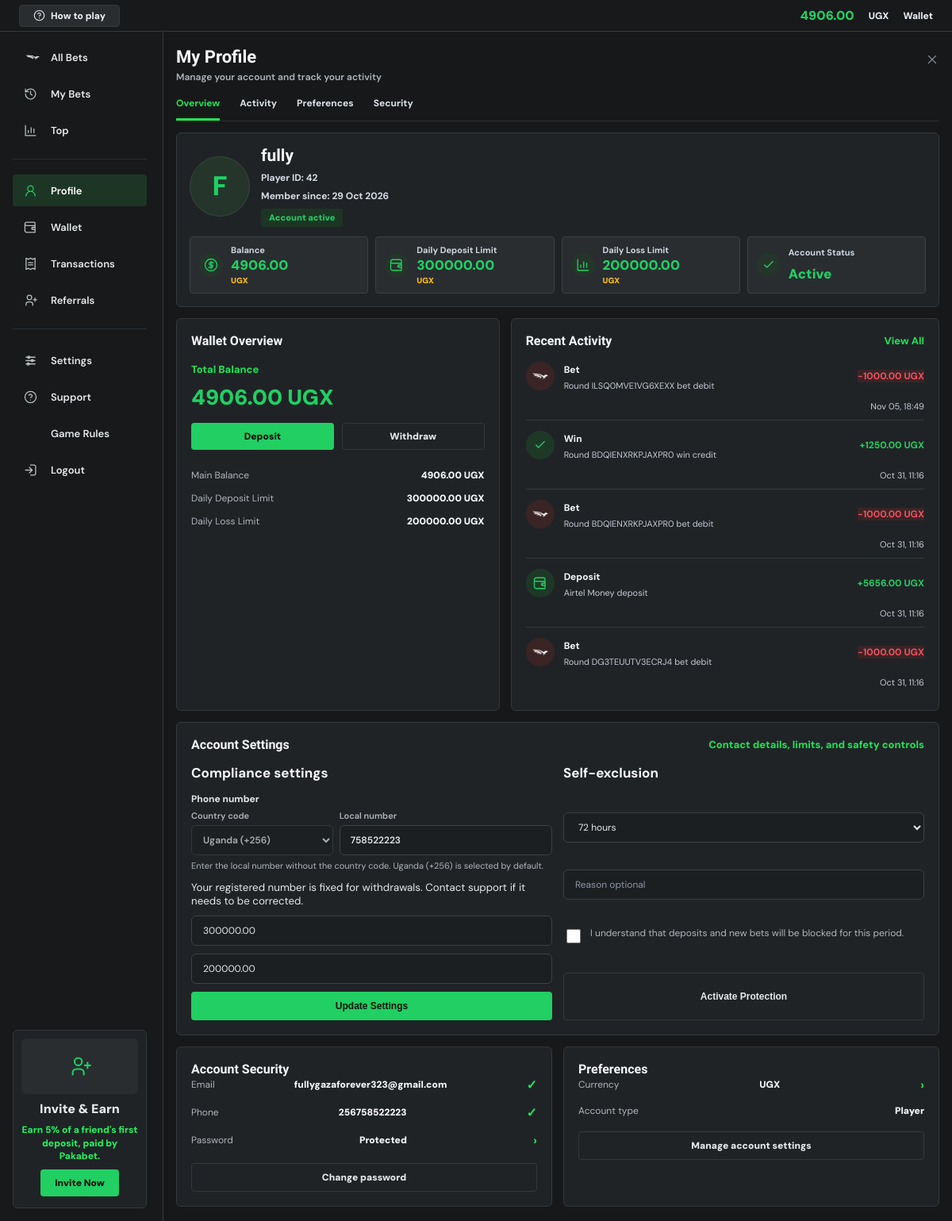
The page /profile/ (signed in) on the database as committed earlier.
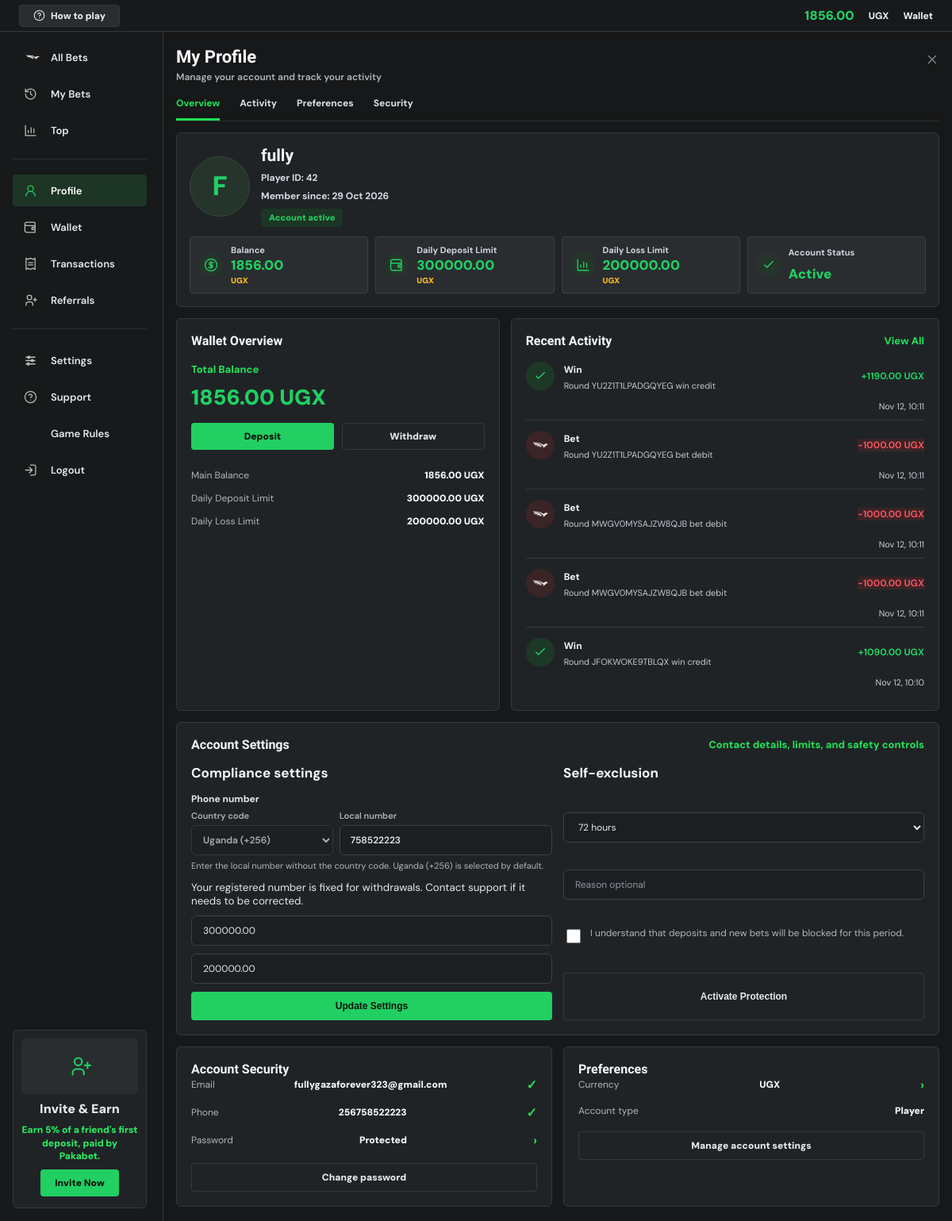
The same page on the database as committed later.
### core/models.py (models this page shows, shortened)
class Profile(models.Model):
    user = models.OneToOneField(User, on_delete=models.CASCADE)
    referral_code = models.UUIDField(default=uuid.uuid4, unique=True, editable=False)
    client_seed = models.CharField(max_length=128, default=generate_client_seed)
    balance = models.DecimalField(max_digits=12, decimal_places=2, default=0)
    currency = models.CharField(max_length=3, default='UGX')
    phone_number = models.CharField(max_length=20, blank=True)
    daily_deposit_limit = models.DecimalField(
        max_digits=12,
        decimal_places=2,
        default=300000,
        validators=[MinValueValidator(Decimal('500.00')), MaxValueValidator(Decimal('10000000.00'))],
    )
    daily_loss_limit = models.DecimalField(max_digits=12, decimal_places=2, default=200000)
    ACCOUNT_STATUS_CHOICES = [
        ('active', 'Active'),
        ('locked', 'Locked'),
        ('banned', 'Banned'),
        ('anonymized', 'Anonymized'),
    ]
    account_status = models.CharField(max_length=12, choices=ACCOUNT_STATUS_CHOICES, default='active')
    account_note = models.CharField(max_length=255, blank=True)
    created_at = models.DateTimeField(auto_now_add=True)

class Transaction(models.Model):
    TRANSACTION_TYPES = [
        ('deposit', 'Deposit'),
        ('withdraw', 'Withdraw'),
        ('bet', 'Bet Debit'),
        ('win', 'Win Credit'),
        ('refund', 'Refund'),
        ('bonus', 'Bonus'),
    ]
    STATUS_CHOICES = [
        ('completed', 'Completed'),
        ('pending', 'Pending'),
        ('failed', 'Failed'),
    ]
    user = models.ForeignKey(User, on_delete=models.CASCADE, related_name='transactions')
    transaction_type = models.CharField(max_length=20, choices=TRANSACTION_TYPES)
    amount = models.DecimalField(max_digits=12, decimal_places=2)
    status = models.CharField(max_length=10, choices=STATUS_CHOICES, default='completed')
    reference = models.CharField(max_length=80, blank=True, db_index=True)
    description = models.CharField(max_length=255, blank=True)
    created_at = models.DateTimeField(auto_now_add=True)
    class Meta:
        ordering = ['-created_at']

### core/views.py (the view)
# urls.py: path('profile/', views.profile_view, name='profile'),
@login_required
def profile_view(request):
    profile = get_object_or_404(Profile, user=request.user)
    exclusion_form = SelfExclusionForm()
    if request.method == 'POST':
        action = request.POST.get('action')
        if action == 'compliance':
            form = ProfileComplianceForm(request.POST, initial={
                'phone_number': profile.phone_number,
                'daily_deposit_limit': profile.daily_deposit_limit,
                'daily_loss_limit': profile.daily_loss_limit,
            })
            if form.is_valid():
                profile.daily_deposit_limit = form.cleaned_data['daily_deposit_limit']
                profile.daily_loss_limit = form.cleaned_data['daily_loss_limit']
                profile.save(update_fields=['daily_deposit_limit', 'daily_loss_limit'])
                messages.success(request, 'Compliance preferences updated.')
                return redirect('profile')
        elif action == 'self_exclude':
            form = ProfileComplianceForm(initial={
                'phone_number': profile.phone_number,
                'daily_deposit_limit': profile.daily_deposit_limit,
                'daily_loss_limit': profile.daily_loss_limit,
            })
            exclusion_form = SelfExclusionForm(request.POST)
            if not request.POST.get('confirm_exclusion'):
                exclusion_form.add_error(None, 'Confirm that you understand this action before continuing.')
            if exclusion_form.is_valid():
                duration = exclusion_form.cleaned_data['duration']
                permanent = duration == 'permanent'
                ends_at = None if permanent else timezone.now() + timedelta(hours=int(duration))
                exclusion = SelfExclusion.objects.create(
                    user=request.user,
                    ends_at=ends_at,
                    permanent=permanent,
                    reason=exclusion_form.cleaned_data['reason'],
                )
                profile.self_excluded_until = None if permanent else ends_at
                profile.save(update_fields=['self_excluded_until'])
                log_audit(request.user, 'self_exclude', 'Created self-exclusion', request, {'exclusion_id': exclusion.id, 'permanent': permanent})
                messages.warning(request, 'Self-exclusion is now active.')
                return redirect('profile')
        else:
            form = ProfileComplianceForm()
    else:
        form = ProfileComplianceForm(initial={
            'phone_number': profile.phone_number,
            'daily_deposit_limit': profile.daily_deposit_limit,
            'daily_loss_limit': profile.daily_loss_limit,
        })
    exclusions = SelfExclusion.objects.filter(user=request.user)[:5]
    transactions = Transaction.objects.filter(user=request.user).order_by('-created_at')[:5]
    return render(request, 'core/profile.html', {
        'profile': profile,
        'form': form,
        'exclusion_form': exclusion_form,
        'exclusions': exclusions,
        'transactions': transactions,
    })

### core/forms.py
class SelfExclusionForm(forms.Form):
    DURATION_CHOICES = [
        ('72', '72 hours'),
        ('168', '7 days'),
        ('720', '30 days'),
        ('permanent', 'Permanent'),
    ]
    duration = forms.ChoiceField(choices=DURATION_CHOICES, widget=forms.Select(attrs={'class': 'form-control'}))
    reason = forms.CharField(
        max_length=255,
        required=False,
        widget=forms.TextInput(attrs={'placeholder': 'Reason optional', 'class': 'form-control'})
    )

### core/context_processors.py (called while the page is built)
def platform_branding(request):
    settings = PlatformSettings.objects.filter(pk=1).first()
    return {
        'platform_branding': settings,
        'platform_name': settings.site_name if settings else 'Pakabet',
        'platform_tagline': settings.site_tagline if settings else '',
    }

### core/payment_services.py (called while the page is built)
def split_mobile_money_phone(phone_number):
    value = re.sub(r'[\s()-]', '', str(phone_number or ''))
    if value.startswith('+'):
        value = value[1:]
    elif value.startswith('00'):
        value = value[2:]
    for code in sorted(MOBILE_MONEY_COUNTRY_CODES, key=len, reverse=True):
        if value.startswith(code):
            return code, value[len(code):]
    return '256', value

### core/templates/core/profile.html (shortened to what the changed rows need)
{% extends 'core/base.html' %}
{% load static %}
{% block content %}
<section class="account-page account-profile-page">
    <div class="account-workspace">
        {% include 'core/partials/account_topbar.html' %}
        <main class="account-main">
            <section class="account-content">
                <div class="account-title-row">
                    <div>
                        <h1>My Profile</h1>
                    </div>
                </div>
                <section id="overview" class="account-hero-card">
                    <div class="wallet-identity">
                        <div>
                            <h2>{{ request.user.username }}</h2>
                        </div>
                    </div>
                    <div class="account-stat-row">
                        <article><strong><span class="account-stat-amount">{{ profile.balance|floatformat:2 }}</span><em>{{ profile.currency }}</em></strong></article>
                        <article><strong><span class="account-stat-amount">{{ profile.daily_deposit_limit|floatformat:2 }}</span><em>{{ profile.currency }}</em></strong></article>
                        <article><strong><span class="account-stat-amount">{{ profile.daily_loss_limit|floatformat:2 }}</span><em>{{ profile.currency }}</em></strong></article>
                    </div>
                </section>
                <div class="account-grid-2">
                    <section class="account-card wallet-actions-card">
                        <div class="section-heading">
                            <h2>Wallet Overview</h2>
                        </div>
                        <span>Total Balance</span>
                        <strong class="wallet-balance-large">{{ profile.balance|floatformat:2 }} {{ profile.currency }}</strong>
                        <div class="wallet-action-tabs">
                            <a href="{% url 'wallet' %}#deposit-form">Deposit</a>
                            <a href="{% url 'wallet' %}#withdraw-form">Withdraw</a>
                        </div>
                        <dl class="wallet-metrics">
                            <div><dt>Main Balance</dt><dd>{{ profile.balance|floatformat:2 }} {{ profile.currency }}</dd></div>
                            <div><dt>Daily Deposit Limit</dt><dd>{{ profile.daily_deposit_limit|floatformat:2 }} {{ profile.currency }}</dd></div>
                            <div><dt>Daily Loss Limit</dt><dd>{{ profile.daily_loss_limit|floatformat:2 }} {{ profile.currency }}</dd></div>
                        </dl>
                    </section>
                    <section id="activity" class="account-card account-activity-card">
                        <div class="section-heading">
                            <h2>Recent Activity</h2>
                        </div>
                        <ul class="account-activity-list">
                            {% for txn in transactions %}
                                <li><span class="activity-icon {% if txn.transaction_type == 'deposit' or txn.transaction_type == 'win' or txn.transaction_type == 'bonus' or txn.transaction_type == 'refund' %}positive{% else %}negative{% endif %}">{% if txn.transaction_type == 'deposit' %}<svg class="ui-icon" aria-hidden="true"><use href="#icon-wallet"></use></svg>{% elif txn.transaction_type == 'win' or txn.transaction_type == 'bonus' or txn.transaction_type == 'refund' %}<svg class="ui-icon" aria-hidden="true"><use href="#icon-check"></use></svg>{% else %}<img class="activity-logo" src="{% static 'pakabet logo-03.png' %}" alt="" aria-hidden="true">{% endif %}</span><div><strong>{{ txn.transaction_type|title }}</strong><small>{{ txn.description|default:'Main Balance' }}</small></div><b class="{% if txn.transaction_type == 'deposit' or txn.transaction_type == 'win' or txn.transaction_type == 'bonus' or txn.transaction_type == 'refund' %}positive{% else %}negative{% endif %}">{% if txn.transaction_type == 'deposit' or txn.transaction_type == 'win' or txn.transaction_type == 'bonus' or txn.transaction_type == 'refund' %}+{% else %}-{% endif %}{{ txn.amount|floatformat:2 }} {{ profile.currency }}</b><time>{{ txn.created_at|date:'M d, H:i' }}</time></li>
                            {% empty %}
                                <li class="empty-state">No account activity yet.</li>
                            {% endfor %}
                        </ul>
                    </section>
                </div>
                <section id="preferences" class="account-card account-forms-card">
                    <div class="section-heading">
                        <h2>Account Settings</h2>
                    </div>
                </section>
            </section>
            <aside class="account-right-rail">
                <section id="security" class="account-card">
                    <h2>Account Security</h2>
                    <ul class="rail-list">
                        <li><span>Phone</span><strong>{{ profile.phone_number|default:'Not set' }}</strong><b>✓</b></li>
                    </ul>
                </section>
                <section class="account-card">
                    <h2>Preferences</h2>
                    <ul class="rail-list">
                        <li><span>Currency</span><strong>{{ profile.currency }}</strong><b>›</b></li>
                    </ul>
                </section>
            </aside>
        </main>
    </div>
</section>
{% endblock %}

### core/templates/core/partials/account_topbar.html (shortened to what this page needs)
<header class="account-topbar">
    <a class="help-chip" href="{% url 'how_to_play' %}"><svg class="ui-icon" aria-hidden="true"><use href="#icon-help"></use></svg><span>How to play</span></a>
    <div>
        <strong data-account-balance>{{ profile.balance|floatformat:2 }}</strong>
        <span>{{ profile.currency }}</span>
        <a href="{% url 'wallet' %}">Wallet</a>
    </div>
</header>

Rows that differ between the two databases and show on the page:
no longer on this page (row unchanged): Transaction: transaction_type "Bet", description "Round ILSQ0MVE1VG6XEXX bet debit", amount "1000.00", {{ profile.currency }} "UGX", created_at "Nov 05, 18:49"
no longer on this page (row unchanged): Transaction: transaction_type "Win", description "Round BDQIENXRKPJAXPR0 win credit", amount "1250.00", {{ profile.currency }} "UGX", created_at "Oct 31, 11:16"
no longer on this page (row unchanged): Transaction: transaction_type "Bet", description "Round BDQIENXRKPJAXPR0 bet debit", amount "1000.00", {{ profile.currency }} "UGX", created_at "Oct 31, 11:16"
no longer on this page (row unchanged): Transaction: transaction_type "Deposit", description "Airtel Money deposit", amount "5656.00", {{ profile.currency }} "UGX", created_at "Oct 31, 11:16"
no longer on this page (row unchanged): Transaction: transaction_type "Bet", description "Round DG3TEUUTV3ECRJ4 bet debit", amount "1000.00", {{ profile.currency }} "UGX", created_at "Oct 31, 11:16"
changed Profile "UGX": balance "4906.00" → "1856.00"
added Transaction: transaction_type "Win", description "Round YU2Z1T1LPADGQYEG win credit", amount "1190.00", {{ profile.currency }} "UGX", created_at "Nov 12, 10:11"
added Transaction: transaction_type "Bet", description "Round YU2Z1T1LPADGQYEG bet debit", amount "1000.00", {{ profile.currency }} "UGX", created_at "Nov 12, 10:11"
added Transaction: transaction_type "Bet", description "Round MWGV0MYSAJZW8QJB bet debit", amount "1000.00", {{ profile.currency }} "UGX", created_at "Nov 12, 10:11"
added Transaction: transaction_type "Bet", description "Round MWGV0MYSAJZW8QJB bet debit", amount "1000.00", {{ profile.currency }} "UGX", created_at "Nov 12, 10:11"
added Transaction: transaction_type "Win", description "Round JFOKWOKE9TBLQX win credit", amount "1090.00", {{ profile.currency }} "UGX", created_at "Nov 12, 10:10"
